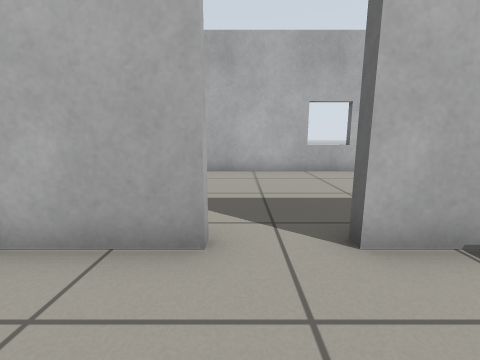
[1] (above)

13 first-person views from a walk through a world built for the Gazebo simulator. The camera is 0.64 m above the floor, tilts 10° down and sees 90° across. The floor is counted in squares, 0.5 m on a side. Each view is taken from the middle of a square. On the plan, view 1 faces up. The plan holds only what a view shows up to about 12 squares ahead; the rest is blank.

[2]
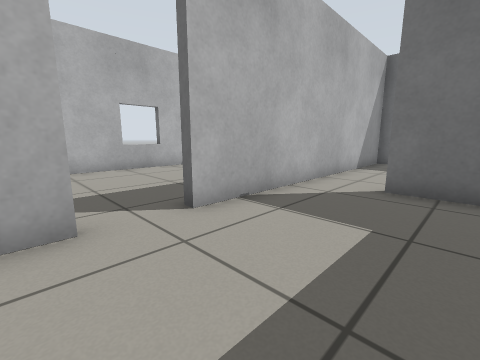

[3]
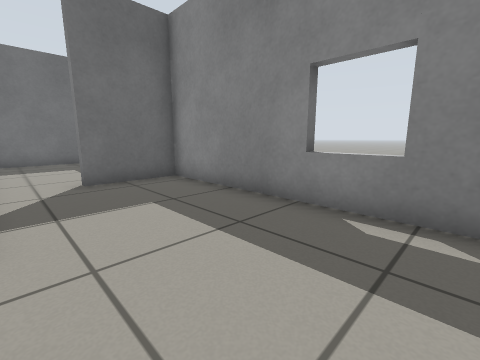

[4]
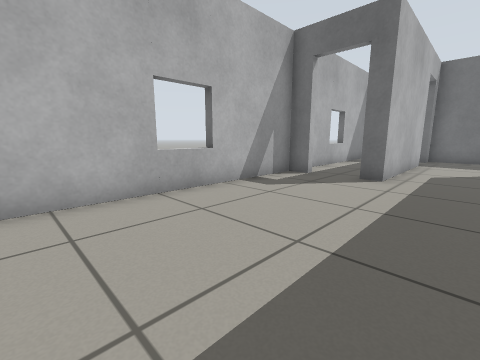

[5]
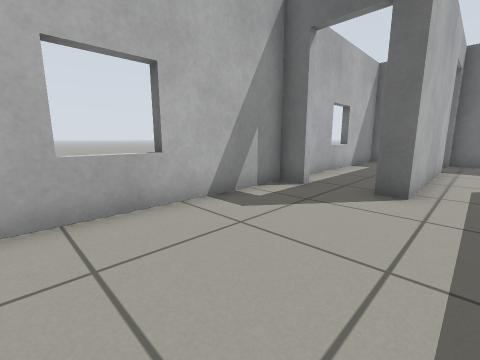

[6]
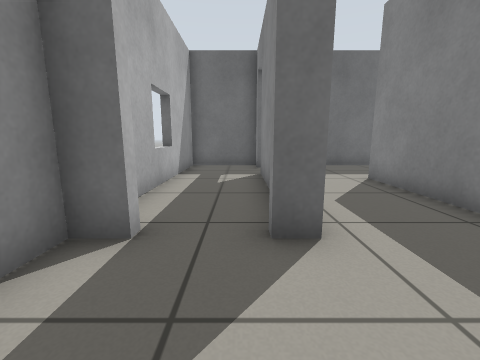

[7]
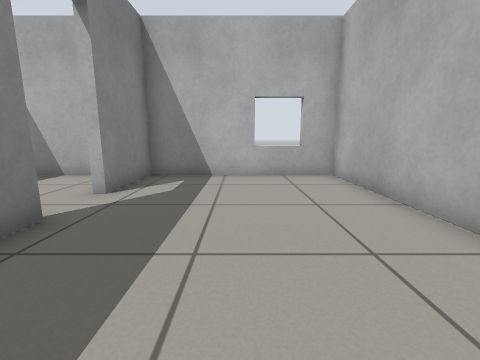

[8]
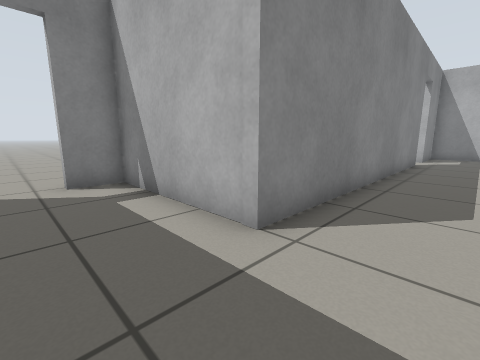

[9]
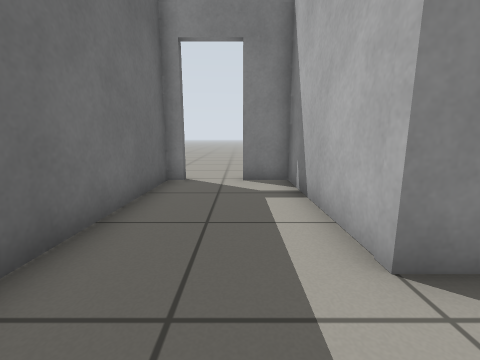

[10]
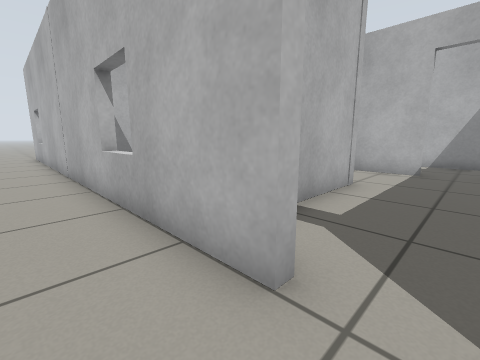

[11]
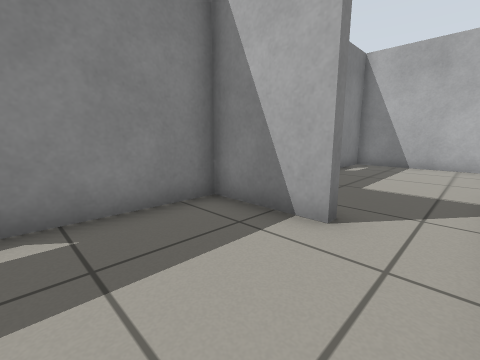

[12]
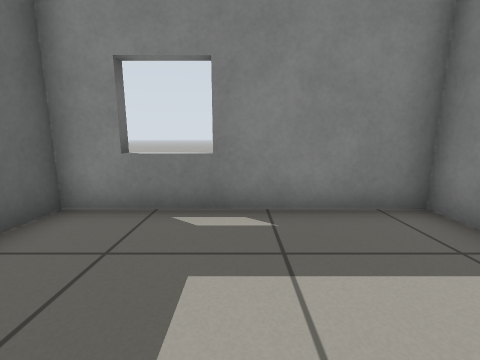

[13]
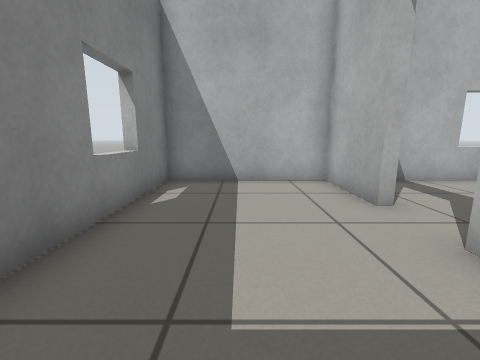

### Floor plan
Points are (right, up) in squares from view 1. A wall is a line through its corners. A room is listed if a view was taken in it or the views show most of it. See-through windows are left out.
Room 1 (views 1, 2, 3, 13)
walls: (-0.4, 2.6) (-3.2, 2.6) (-3.2, -2.2) (5.3, -2.2) (5.3, 0.5); (5.6, 2.6) (1.4, 2.6)
ways out: open door at (0.5, 3) to room 2; opening at (5, 1.5) to room 4
Room 2 (views 4, 5, 6, 7, 8, 9)
walls: (7.9, 9.2) (-3.2, 9.2) (-3.2, 2.9) (-0.4, 2.9); (1.4, 2.9) (12.5, 2.9) (12.5, -2.2) (14, -2.2); (13.6, 6) (7.9, 6) (7.9, 6.6); (16.2, -2.2) (16.2, 6) (15.4, 6)
ways out: open door at (0.5, 3) to room 1; open door at (14.5, -2) to room 3; open door at (8, 7.5) to room 5; open door at (14.5, 6) to room 5
Room 3 (view 10)
walls: (14, -2.5) (-0.6, -2.5)
ways out: open door at (14.5, -2) to room 2
Room 4 (views 11, 12)
walls: (5.6, 0.5) (5.6, -2.2) (12.2, -2.2) (12.2, 2.6) (5.6, 2.6)
ways out: opening at (5, 1.5) to room 1
Room 5 (no view inside)
walls: (10.9, 6.2) (13.6, 6.2); (15.4, 6.2) (16.2, 6.2) (16.2, 9.2) (9.6, 9.2)
ways out: open door at (8, 7.5) to room 2; open door at (14.5, 6) to room 2

Where each view was taken, in squares from view 1:
view 1: 0 up, 0 right, facing up
view 2: 1 down, 1 left, facing up-right
view 3: 2 up, 2 left, facing down-right
view 4: 4 up, 0 right, facing up-right
view 5: 5 up, 2 right, facing up-right
view 6: 7 up, 5 right, facing right
view 7: 6 up, 5 right, facing left
view 8: 5 up, 15 right, facing down-left
view 9: 5 up, 14 right, facing down
view 10: 4 down, 15 right, facing up-left
view 11: 2 up, 9 right, facing down-left
view 12: 2 up, 9 right, facing down
view 13: 0 up, 4 right, facing left
